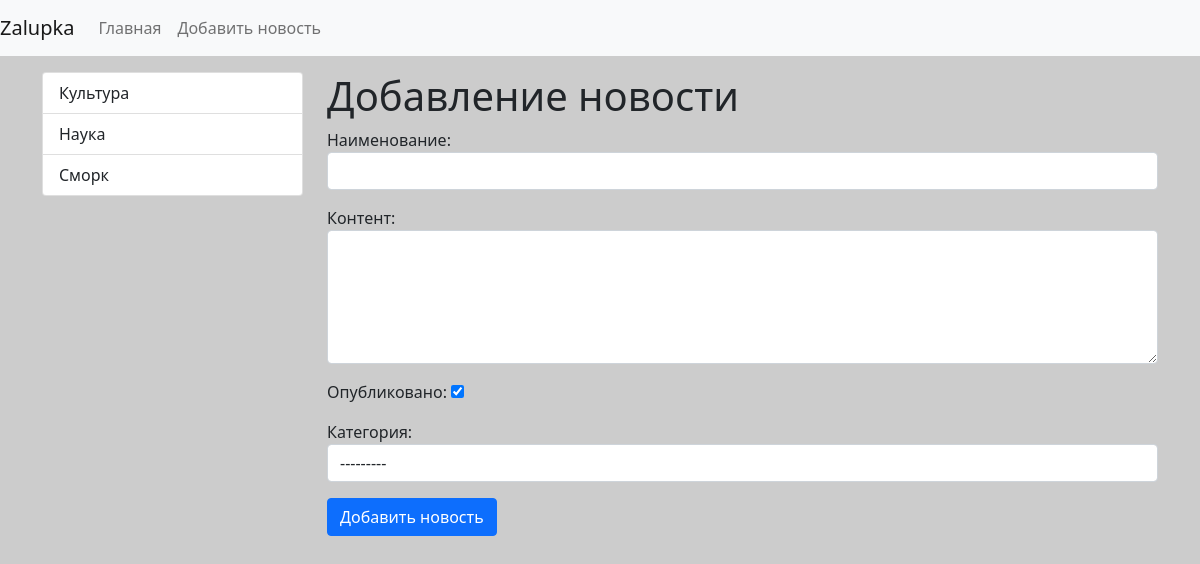
The app's page /news/add-news/ with its own data.
### news/models.py (models this page shows)
class Category(models.Model):
    title = models.CharField(max_length=150, db_index=True, verbose_name="Категория")
    def get_absolute_url(self):
        return reverse('category', kwargs={'category_id': self.pk})
    def __str__(self):
        return self.title
    class Meta:
        verbose_name = "Категория"
        verbose_name_plural = "Категории"
        ordering = ['title']

### news/views.py (the view)
# urls.py: path('news/add-news/', add_news, name='add_news'),
def add_news(request):
    if request.method == 'POST':
        form = NewsForm(request.POST)
        if form.is_valid():                             # проверка на валидацию
            news = form.save()
            return redirect(news)                     # после отправки новости переход на созданую новость
    else:
        form = NewsForm()
    return render(request, 'news/add_news.html', {'form': form})

### news/forms.py
class NewsForm(forms.ModelForm):
    class Meta:
        model = News
        fields = ['title', 'content', 'is_published', 'category']
        widgets = {
            'title': forms.TextInput(attrs={'class': 'form-control'}),
            'content': forms.Textarea(attrs={'class': 'form-control', 'rows': 5}),
            'category': forms.Select(attrs={'class': 'form-control'}),
        }

### news/templatetags/news_tags.py (called while the page is built)
@register.inclusion_tag('news/list_categories.html')
def show_categories(arg1='Hello', arg2='world'):
    categories = Category.objects.all()
    return {'categories': categories, 'arg1': arg1, 'arg2': arg2}

### news/templates/news/add_news.html (shortened to what this page needs)
{% extends 'base.html' %}
{% block sidebar %}
{% include 'inc/_sidebar.html' %}
{% endblock %}
{% block content %}
<h1>Добавление новости</h1>
<form action="{% url 'add_news' %}" method="post">
    {{ form.as_p }}
    <button type="submit" class="btn btn-primary btn-block">Добавить новость</button>
</form>
{% endblock %}

### news/templates/news/list_categories.html
<div class="list-group">
    {% for item in categories %}
    <a href="{{ item.get_absolute_url }}" class="list-group-item list-group-item-action">{{ item.title }}</a>
    {% endfor %}
</div>

### mysite/static/css/style.css (style rules this page uses)
body { background-color: #ccc; }

### records on screen
Category: title "Культура"
Category: title "Наука"
Category: title "Сморк"
